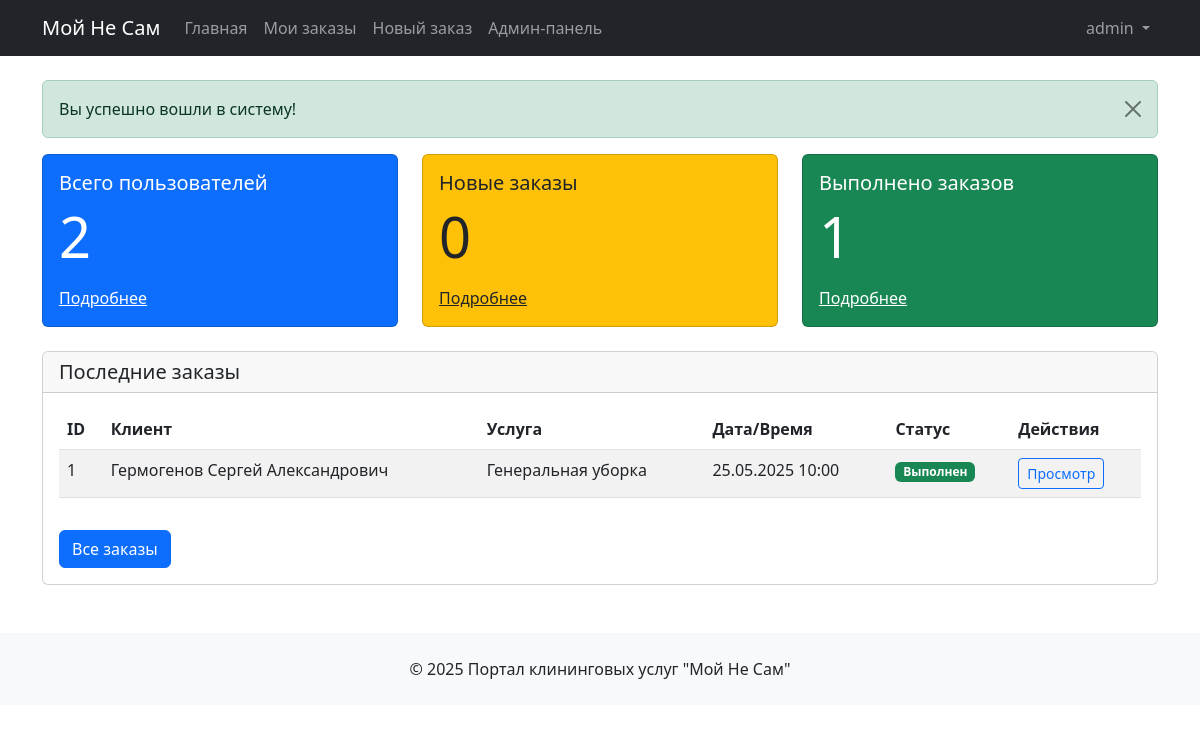
Page /admin/dashboard.php (signed in) on the committed database.
### tables this page shows
CREATE TABLE `orders` (
  `id` int NOT NULL,
  `user_id` int NOT NULL,
  `service_id` int NOT NULL,
  `address` text NOT NULL,
  `contact_phone` varchar(20) NOT NULL,
  `desired_date` date NOT NULL,
  `desired_time` time NOT NULL,
  `payment_type` enum('cash','card') NOT NULL,
  `status` enum('new','confirmed','completed','cancelled') DEFAULT 'new',
  `cancellation_reason` text,
  `created_at` timestamp NULL DEFAULT CURRENT_TIMESTAMP,
  `updated_at` timestamp NULL DEFAULT CURRENT_TIMESTAMP ON UPDATE CURRENT_TIMESTAMP
);

CREATE TABLE `users` (
  `id` int NOT NULL,
  `full_name` varchar(100) NOT NULL,
  `phone` varchar(20) NOT NULL,
  `email` varchar(100) NOT NULL,
  `login` varchar(50) NOT NULL,
  `password` varchar(255) NOT NULL,
  `role` enum('user','admin') DEFAULT 'user',
  `created_at` timestamp NULL DEFAULT CURRENT_TIMESTAMP
);

CREATE TABLE `services` (
  `id` int NOT NULL,
  `name` varchar(100) NOT NULL,
  `description` text,
  `price` decimal(10,2) NOT NULL,
  `duration` int NOT NULL COMMENT 'Duration in minutes'
);

### includes/functions.php (called while the page is built, shortened)
<?php
function getAllOrders() {
    global $pdo;
    $stmt = $pdo->query("
        SELECT o.*, u.full_name as user_name, s.name as service_name, s.price
        FROM orders o
        JOIN users u ON o.user_id = u.id
        JOIN services s ON o.service_id = s.id
        ORDER BY o.created_at DESC
    ");
    return $stmt->fetchAll();
}
function getStatusText($status) {
    switch ($status) {
        case 'completed':
            return 'Выполнен';
    }
}
?>

### admin/dashboard.php (the view, shortened to what this page needs)
<?php
require_once '../includes/config.php';
$orders = getAllOrders();
$users = $pdo->query("SELECT COUNT(*) as count FROM users")->fetch();
$newOrders = $pdo->query("SELECT COUNT(*) as count FROM orders WHERE status = 'new'")->fetch();
include '../templates/header.php';
?>
<div class="row">
    <div class="col-md-4 mb-4">
        <div class="card bg-primary text-white">
            <div class="card-body">
                <h5 class="card-title">Всего пользователей</h5>
                <p class="card-text display-4"><?= $users['count'] ?></p>
                <a href="users.php" class="text-white">Подробнее</a>
            </div>
        </div>
    </div>
    <div class="col-md-4 mb-4">
        <div class="card bg-warning text-dark">
            <div class="card-body">
                <h5 class="card-title">Новые заказы</h5>
                <p class="card-text display-4"><?= $newOrders['count'] ?></p>
                <a href="orders.php" class="text-dark">Подробнее</a>
            </div>
        </div>
    </div>
    <div class="col-md-4 mb-4">
        <div class="card bg-success text-white">
            <div class="card-body">
                <h5 class="card-title">Выполнено заказов</h5>
                <p class="card-text display-4"><?= $pdo->query("SELECT COUNT(*) as count FROM orders WHERE status = 'completed'")->fetch()['count'] ?></p>
                <a href="orders.php?status=completed" class="text-white">Подробнее</a>
            </div>
        </div>
    </div>
</div>
<div class="card">
    <div class="card-header">
        <h5 class="card-title mb-0">Последние заказы</h5>
    </div>
    <div class="card-body">
        <div class="table-responsive">
            <table class="table table-striped">
                <thead>
                    <tr>
                        <th>ID</th>
                        <th>Клиент</th>
                        <th>Услуга</th>
                        <th>Дата/Время</th>
                        <th>Статус</th>
                        <th>Действия</th>
                    </tr>
                </thead>
                <tbody>
                    <?php foreach (array_slice($orders, 0, 5) as $order): ?>
                    <tr>
                        <td><?= $order['id'] ?></td>
                        <td><?= htmlspecialchars($order['user_name']) ?></td>
                        <td><?= htmlspecialchars($order['service_name']) ?></td>
                        <td>
                            <?= date('d.m.Y', strtotime($order['desired_date'])) ?>
                            <?= date('H:i', strtotime($order['desired_time'])) ?>
                        </td>
                        <td>
                            <?php
                            $statusClass = '';
                            switch ($order['status']) {
                                case 'completed':
                                    $statusClass = 'bg-success';
                                    break;
                            }
                            ?>
                            <span class="badge <?= $statusClass ?>"><?= getStatusText($order['status']) ?></span>
                        </td>
                        <td>
                            <a href="view_order.php?id=<?= $order['id'] ?>" class="btn btn-sm btn-outline-primary">Просмотр</a>
                        </td>
                    </tr>
                    <?php endforeach; ?>
                </tbody>
            </table>
        </div>
        <a href="orders.php" class="btn btn-primary mt-3">Все заказы</a>
    </div>
</div>
<?php
include '../templates/footer.php';
?>

### rows in the picture
orders: id "1", user.full_name "Гермогенов Сергей Александрович", service.name "Генеральная уборка", desired_date "25.05.2025", desired_time "10:00", status "Выполнен"

### other values in the picture
$_SESSION['user_login'] "admin"
$_SESSION['alert']['message'] "Вы успешно вошли в систему!"
$users['count'] "2"
$newOrders['count'] "0"
